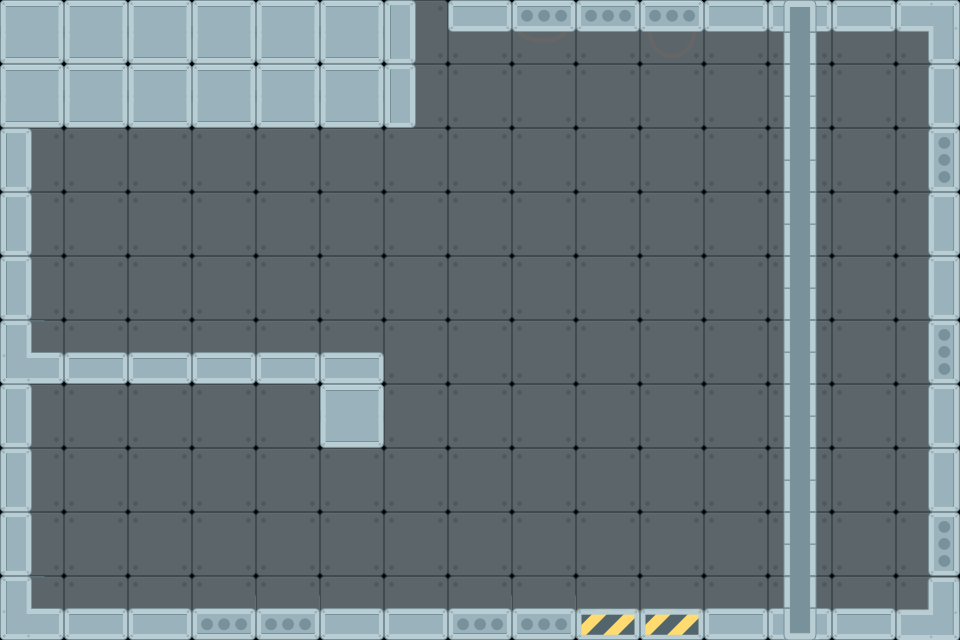

Below is a game level as drawn by its tile map, then a one-line description and the .tmx that defines it (tile-layer data replaced by summaries):
An orthogonal 15x10 tile map with 64x64 px tiles, 3 tile layers (background, floor, env) and 17 objects (6x light_soft, light_triangle, robot).

<map version="1.0" orientation="orthogonal" renderorder="right-down" width="15" height="10" tilewidth="64" tileheight="64" nextobjectid="89">
 <tileset firstgid="1" name="tiles" tilewidth="64" tileheight="64" tilecount="128" columns="16">
  <image source="../tiles.png" width="1024" height="512" />
 </tileset>
 <layer name="background" width="15" height="10" opacity="0.5">
  <data>[150 cells, 150 non-empty, 1 distinct tile ids]</data>
 </layer>
 <layer name="floor" width="15" height="10">
  <data>[150 cells, 58 non-empty, 15 distinct tile ids]</data>
 </layer>
 <layer name="env" width="15" height="10">
  <data>[150 cells, 10 non-empty, 3 distinct tile ids]</data>
 </layer>
 <objectgroup name="obstacles">
  <object id="1" x="2" y="-2" width="26" height="640" />
  <object id="2" x="930" y="2" width="26" height="640" />
  <object id="3" x="2" y="4" width="956" height="22" />
  <object id="5" x="4" y="612" width="952" height="28" />
  <object id="87" x="32" y="354" width="415" height="29" />
 </objectgroup>
 <objectgroup name="elevators">
  <object id="7" x="736" y="613.333" width="128" height="48">
   <properties>
    <property name="direction" value="0,1" />
    <property name="id" value="e1" />
    <property name="maxDistance" value="2.8" />
   </properties>
  </object>
 </objectgroup>
 <objectgroup name="switches">
  <object id="54" x="639.333" y="448" width="64" height="64">
   <properties>
    <property name="enabled" value="true" />
    <property name="name" value="s1" />
    <property name="target" value="e1" />
   </properties>
  </object>
 </objectgroup>
 <objectgroup name="doors">
  <object id="68" x="64" y="146.667" width="128" height="192">
   <properties>
    <property name="levelId" value="2" />
   </properties>
  </object>
 </objectgroup>
 <objectgroup name="lights" visible="0">
  <object id="73" name="light_soft" x="518.667" y="153.333" width="64" height="64">
   <properties>
    <property name="alpha" value="0.05" />
    <property name="color" value="0xffE0F7FA" />
    <property name="height" value="700" />
    <property name="type" value="soft" />
    <property name="width" value="700" />
   </properties>
  </object>
  <object id="74" name="light_soft" x="134.667" y="153.333" width="64" height="64">
   <properties>
    <property name="alpha" value="0.05" />
    <property name="color" value="0xffE0F7FA" />
    <property name="height" value="700" />
    <property name="type" value="soft" />
    <property name="width" value="700" />
   </properties>
  </object>
  <object id="75" name="light_soft" x="326.667" y="153.333" width="64" height="64">
   <properties>
    <property name="alpha" value="0.05" />
    <property name="color" value="0xffE0F7FA" />
    <property name="height" value="700" />
    <property name="type" value="soft" />
    <property name="width" value="700" />
   </properties>
  </object>
  <object id="76" name="light_triangle" x="786" y="65" width="64" height="64">
   <properties>
    <property name="alpha" value="0.25" />
    <property name="color" value="0xffffffff" />
    <property name="height" value="1000" />
    <property name="type" value="triangle" />
    <property name="width" value="400" />
   </properties>
  </object>
  <object id="77" name="light_soft" x="319.667" y="446.333" width="64" height="64">
   <properties>
    <property name="alpha" value="0.05" />
    <property name="color" value="0xffE0F7FA" />
    <property name="height" value="500" />
    <property name="type" value="soft" />
    <property name="width" value="500" />
   </properties>
  </object>
  <object id="78" name="light_soft" x="127.667" y="446.333" width="64" height="64">
   <properties>
    <property name="alpha" value="0.05" />
    <property name="color" value="0xffE0F7FA" />
    <property name="height" value="500" />
    <property name="type" value="soft" />
    <property name="width" value="500" />
   </properties>
  </object>
  <object id="79" name="light_soft" x="511.667" y="446.333" width="64" height="64">
   <properties>
    <property name="alpha" value="0.05" />
    <property name="color" value="0xffE0F7FA" />
    <property name="height" value="500" />
    <property name="type" value="soft" />
    <property name="width" value="500" />
   </properties>
  </object>
 </objectgroup>
 <objectgroup name="players">
  <object id="80" name="robot" x="128" y="512" width="64" height="64" />
 </objectgroup>
 <objectgroup name="gates">
  <object id="86" x="385" y="192" width="62" height="192">
   <properties>
    <property name="orientation" value="vertical" />
   </properties>
  </object>
 </objectgroup>
</map>
